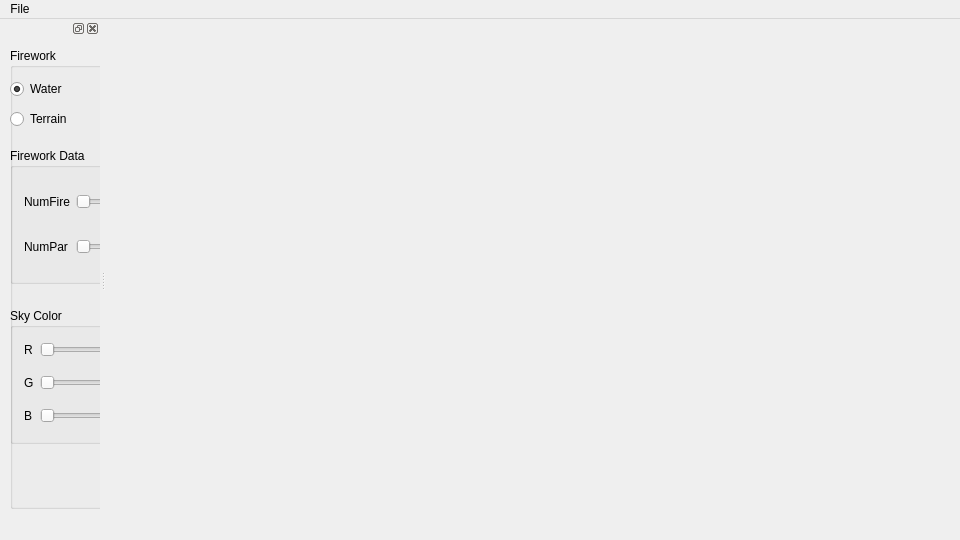
<?xml version="1.0" encoding="UTF-8"?>
<ui version="4.0">
 <class>MainWindow</class>
 <widget class="QMainWindow" name="MainWindow">
  <property name="geometry">
   <rect>
    <x>0</x>
    <y>0</y>
    <width>960</width>
    <height>540</height>
   </rect>
  </property>
  <property name="windowTitle">
   <string>Lab 7 - Framebuffers</string>
  </property>
  <widget class="QWidget" name="centralWidget"/>
  <widget class="QMenuBar" name="menuBar">
   <property name="geometry">
    <rect>
     <x>0</x>
     <y>0</y>
     <width>960</width>
     <height>19</height>
    </rect>
   </property>
   <widget class="QMenu" name="menuFile">
    <property name="title">
     <string>File</string>
    </property>
    <addaction name="actionQuit"/>
   </widget>
   <addaction name="menuFile"/>
  </widget>
  <widget class="QDockWidget" name="dockWidget">
   <property name="minimumSize">
    <size>
     <width>100</width>
     <height>160</height>
    </size>
   </property>
   <attribute name="dockWidgetArea">
    <number>1</number>
   </attribute>
   <widget class="QWidget" name="dockWidgetContents">
    <widget class="QGroupBox" name="fboGroupBox">
     <property name="geometry">
      <rect>
       <x>10</x>
       <y>10</y>
       <width>251</width>
       <height>461</height>
      </rect>
     </property>
     <property name="minimumSize">
      <size>
       <width>0</width>
       <height>0</height>
      </size>
     </property>
     <property name="title">
      <string>Firework</string>
     </property>
     <widget class="QRadioButton" name="modeBlur">
      <property name="geometry">
       <rect>
        <x>0</x>
        <y>30</y>
        <width>140</width>
        <height>22</height>
       </rect>
      </property>
      <property name="text">
       <string>Water</string>
      </property>
      <property name="checked">
       <bool>true</bool>
      </property>
     </widget>
     <widget class="QRadioButton" name="modeParticles">
      <property name="geometry">
       <rect>
        <x>0</x>
        <y>60</y>
        <width>140</width>
        <height>22</height>
       </rect>
      </property>
      <property name="text">
       <string>Terrain</string>
      </property>
     </widget>
     <widget class="QGroupBox" name="brushColor">
      <property name="geometry">
       <rect>
        <x>0</x>
        <y>100</y>
        <width>241</width>
        <height>136</height>
       </rect>
      </property>
      <property name="title">
       <string>Firework Data</string>
      </property>
      <layout class="QGridLayout" name="gridLayout_3">
       <property name="topMargin">
        <number>5</number>
       </property>
       <property name="bottomMargin">
        <number>5</number>
       </property>
       <property name="verticalSpacing">
        <number>5</number>
       </property>
       <item row="0" column="2">
        <widget class="QSlider" name="numFireSlide">
         <property name="minimumSize">
          <size>
           <width>100</width>
           <height>0</height>
          </size>
         </property>
         <property name="orientation">
          <enum>Qt::Horizontal</enum>
         </property>
        </widget>
       </item>
       <item row="2" column="2">
        <widget class="QSlider" name="numParSlide">
         <property name="minimumSize">
          <size>
           <width>100</width>
           <height>0</height>
          </size>
         </property>
         <property name="orientation">
          <enum>Qt::Horizontal</enum>
         </property>
        </widget>
       </item>
       <item row="2" column="0">
        <widget class="QLabel" name="numParLabel">
         <property name="text">
          <string>NumPar</string>
         </property>
        </widget>
       </item>
       <item row="2" column="3">
        <widget class="QLineEdit" name="numParTextbox">
         <property name="minimumSize">
          <size>
           <width>50</width>
           <height>0</height>
          </size>
         </property>
         <property name="maximumSize">
          <size>
           <width>50</width>
           <height>16777215</height>
          </size>
         </property>
        </widget>
       </item>
       <item row="0" column="3">
        <widget class="QLineEdit" name="numFireTextbox">
         <property name="minimumSize">
          <size>
           <width>50</width>
           <height>0</height>
          </size>
         </property>
         <property name="maximumSize">
          <size>
           <width>50</width>
           <height>16777215</height>
          </size>
         </property>
        </widget>
       </item>
       <item row="0" column="0">
        <widget class="QLabel" name="numFireLabel">
         <property name="text">
          <string>NumFire</string>
         </property>
        </widget>
       </item>
      </layout>
     </widget>
     <widget class="QGroupBox" name="brushColor_2">
      <property name="geometry">
       <rect>
        <x>0</x>
        <y>260</y>
        <width>241</width>
        <height>136</height>
       </rect>
      </property>
      <property name="title">
       <string>Sky Color</string>
      </property>
      <layout class="QGridLayout" name="gridLayout_4">
       <property name="topMargin">
        <number>5</number>
       </property>
       <property name="bottomMargin">
        <number>5</number>
       </property>
       <property name="verticalSpacing">
        <number>5</number>
       </property>
       <item row="1" column="2">
        <widget class="QSlider" name="colorSliderGreen">
         <property name="minimumSize">
          <size>
           <width>100</width>
           <height>0</height>
          </size>
         </property>
         <property name="orientation">
          <enum>Qt::Horizontal</enum>
         </property>
        </widget>
       </item>
       <item row="2" column="3">
        <widget class="QLineEdit" name="colorTextboxBlue">
         <property name="minimumSize">
          <size>
           <width>50</width>
           <height>0</height>
          </size>
         </property>
         <property name="maximumSize">
          <size>
           <width>50</width>
           <height>16777215</height>
          </size>
         </property>
        </widget>
       </item>
       <item row="2" column="2">
        <widget class="QSlider" name="colorSliderBlue">
         <property name="minimumSize">
          <size>
           <width>100</width>
           <height>0</height>
          </size>
         </property>
         <property name="orientation">
          <enum>Qt::Horizontal</enum>
         </property>
        </widget>
       </item>
       <item row="0" column="3">
        <widget class="QLineEdit" name="colorTextboxRed">
         <property name="minimumSize">
          <size>
           <width>50</width>
           <height>0</height>
          </size>
         </property>
         <property name="maximumSize">
          <size>
           <width>50</width>
           <height>16777215</height>
          </size>
         </property>
        </widget>
       </item>
       <item row="0" column="0">
        <widget class="QLabel" name="colorLabelRed">
         <property name="text">
          <string>R</string>
         </property>
        </widget>
       </item>
       <item row="2" column="0">
        <widget class="QLabel" name="colorLabelBlue">
         <property name="text">
          <string>B</string>
         </property>
        </widget>
       </item>
       <item row="1" column="0">
        <widget class="QLabel" name="colorLabelGreen">
         <property name="text">
          <string>G</string>
         </property>
        </widget>
       </item>
       <item row="1" column="3">
        <widget class="QLineEdit" name="colorTextboxGreen">
         <property name="minimumSize">
          <size>
           <width>50</width>
           <height>0</height>
          </size>
         </property>
         <property name="maximumSize">
          <size>
           <width>50</width>
           <height>16777215</height>
          </size>
         </property>
        </widget>
       </item>
       <item row="0" column="2">
        <widget class="QSlider" name="colorSliderRed">
         <property name="minimumSize">
          <size>
           <width>100</width>
           <height>0</height>
          </size>
         </property>
         <property name="orientation">
          <enum>Qt::Horizontal</enum>
         </property>
        </widget>
       </item>
      </layout>
     </widget>
    </widget>
   </widget>
  </widget>
  <action name="actionQuit">
   <property name="text">
    <string>Quit</string>
   </property>
   <property name="shortcut">
    <string>Ctrl+Q</string>
   </property>
  </action>
 </widget>
 <layoutdefault spacing="6" margin="11"/>
 <resources/>
 <connections>
  <connection>
   <sender>actionQuit</sender>
   <signal>triggered()</signal>
   <receiver>MainWindow</receiver>
   <slot>close()</slot>
   <hints>
    <hint type="sourcelabel">
     <x>-1</x>
     <y>-1</y>
    </hint>
    <hint type="destinationlabel">
     <x>299</x>
     <y>199</y>
    </hint>
   </hints>
  </connection>
 </connections>
</ui>
